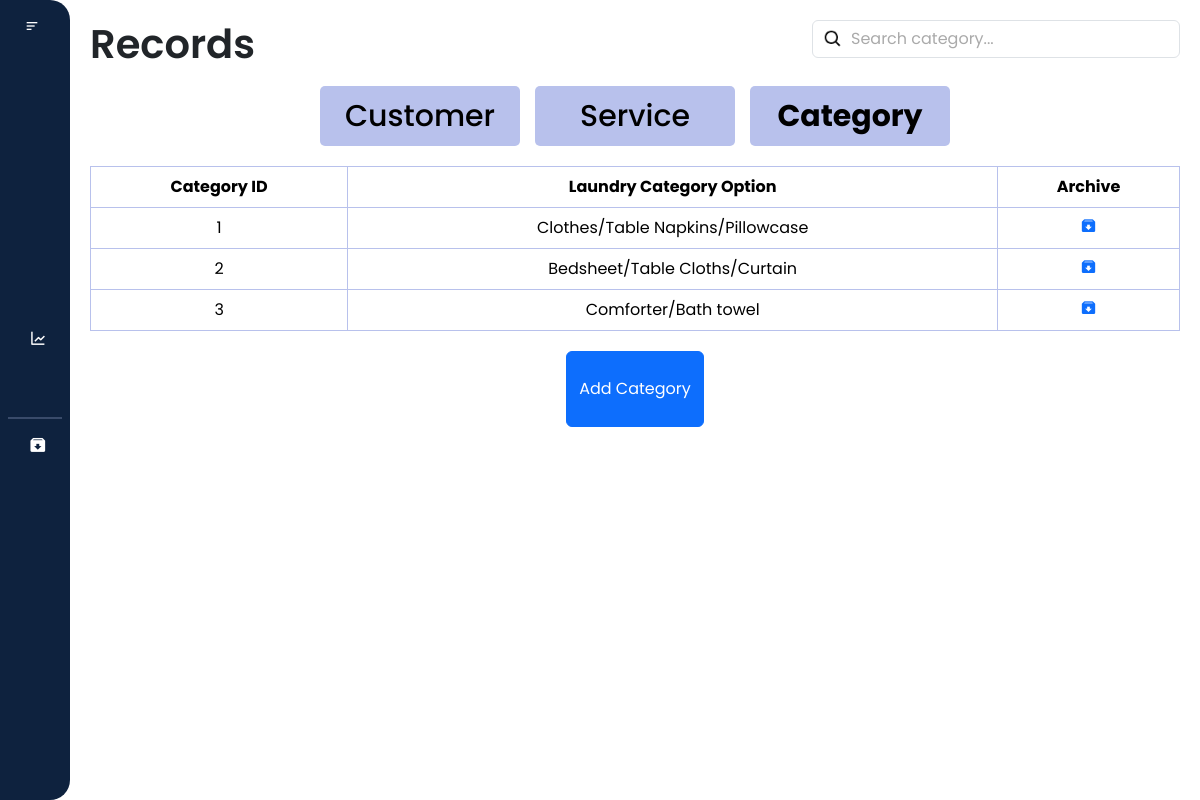
The page /records/category.php (signed in) on the database as committed earlier.
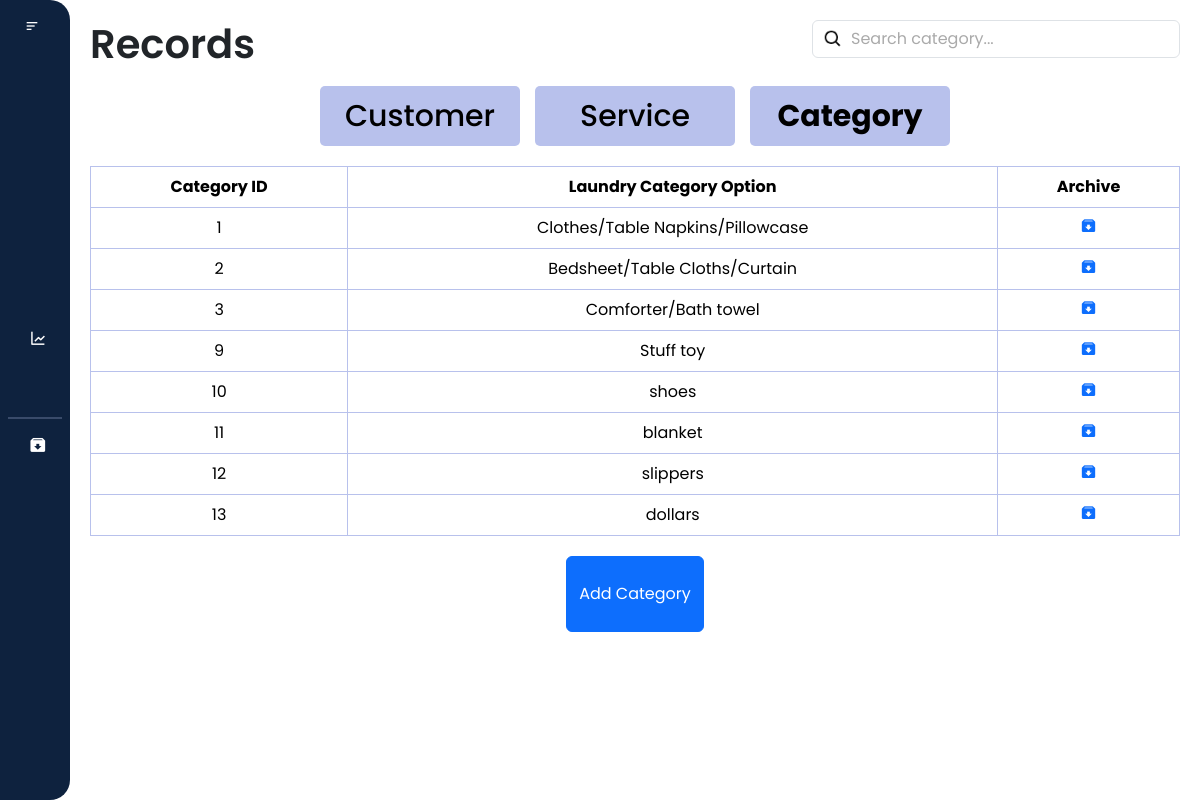
The same page on the database as committed later.
### tables this page shows
CREATE TABLE `category` (
  `category_id` int(255) NOT NULL,
  `laundry_category_option` varchar(255) NOT NULL
);

### records/category.php (the view, shortened to what the changed rows need)
<?php
require_once('category_db.php');
?>
<!DOCTYPE html>
<html lang="en">
<head>
    <link href="https://cdn.jsdelivr.net/npm/bootstrap@5.3.3/dist/css/bootstrap.min.css" rel="stylesheet"
>
    <link href="https://cdn.lineicons.com/4.0/lineicons.css" rel="stylesheet" />
    <link href='https://unpkg.com/boxicons@2.1.4/css/boxicons.min.css' rel='stylesheet'>
    <link rel="stylesheet" href="category.css">
</head>
<body>
    <div class="wrapper">
        <div class="main-content">
            <nav>
                <div class="d-flex justify-content-between" id="navbar">
                    <h1>Records</h1>
                </div>
            </nav>
            <div class="table-responsive">
                <table class="table table-bordered text-center">
                    <thead>
                        <tr class="bg-dark text-white">
                            <th>Category ID</th>
                            <th>Laundry Category Option</th>
                            <th>Archive</th>
                        </tr>
                    </thead>
                    <tbody id = "category_table">
                        <?php
                        $query = "SELECT * FROM category";
                        $result = mysqli_query($con, $query);
                        if ($result && $result->num_rows > 0) {
                            while($row = mysqli_fetch_assoc($result)) {
                        ?>
                            <tr>
                                <td><?php echo $row["category_id"]; ?></td>
                                <td><?php echo $row["laundry_category_option"]; ?></td>
                                <td>
                                    <a href="javascript:void(0);" class="archive-btn"
                                       data-id="<?php echo $row['category_id']; ?>"
                                       data-option="<?php echo $row['laundry_category_option']; ?>">
                                      <i class='bx bxs-archive-in'></i>
                                    </a>
                                </td>
                            </tr>
                        <?php
                            }
                        } else {
                        ?>
                    <tr>
                        <td colspan="3">No laundry category option found.</td>
                    </tr>
                    <?php
                    }
                    ?>
                    </tbody>
                </table>
            </div>
        </div>
    </div>
</body>
</html>

Rows that differ between the two databases and show on the page:
added category: category_id "9", laundry_category_option "Stuff toy"
added category: category_id "10", laundry_category_option "shoes"
added category: category_id "11", laundry_category_option "blanket"
added category: category_id "12", laundry_category_option "slippers"
added category: category_id "13", laundry_category_option "dollars"
